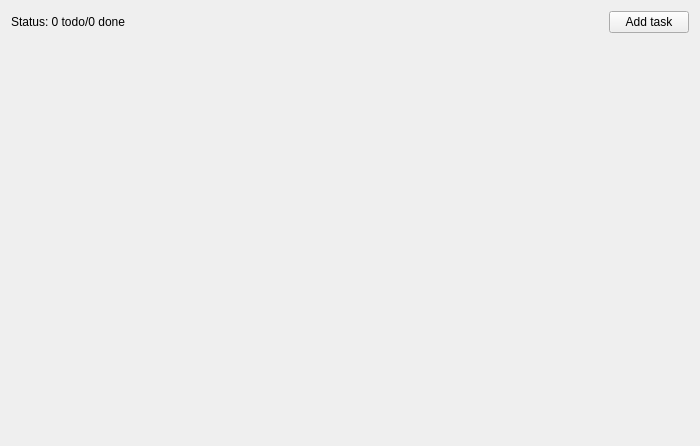
<?xml version="1.0" encoding="UTF-8"?>
<ui version="4.0">
 <class>MainWindow</class>
 <widget class="QMainWindow" name="MainWindow">
  <property name="geometry">
   <rect>
    <x>0</x>
    <y>0</y>
    <width>700</width>
    <height>446</height>
   </rect>
  </property>
  <property name="windowTitle">
   <string>Todo</string>
  </property>
  <widget class="QWidget" name="centralWidget">
   <layout class="QVBoxLayout" name="verticalLayout">
    <item>
     <layout class="QHBoxLayout" name="toolbarLayout">
      <item>
       <widget class="QLabel" name="statusLabel">
        <property name="text">
         <string>Status: 0 todo/0 done</string>
        </property>
       </widget>
      </item>
      <item>
       <spacer name="horizontalSpacer">
        <property name="orientation">
         <enum>Qt::Horizontal</enum>
        </property>
        <property name="sizeHint" stdset="0">
         <size>
          <width>40</width>
          <height>20</height>
         </size>
        </property>
       </spacer>
      </item>
      <item>
       <widget class="QPushButton" name="addTaskButton">
        <property name="text">
         <string>Add task</string>
        </property>
       </widget>
      </item>
     </layout>
    </item>
    <item>
     <layout class="QVBoxLayout" name="tasksLayout"/>
    </item>
    <item>
     <spacer name="verticalSpacer">
      <property name="orientation">
       <enum>Qt::Vertical</enum>
      </property>
      <property name="sizeHint" stdset="0">
       <size>
        <width>20</width>
        <height>40</height>
       </size>
      </property>
     </spacer>
    </item>
   </layout>
  </widget>
 </widget>
 <layoutdefault spacing="6" margin="11"/>
 <resources/>
 <connections/>
</ui>
